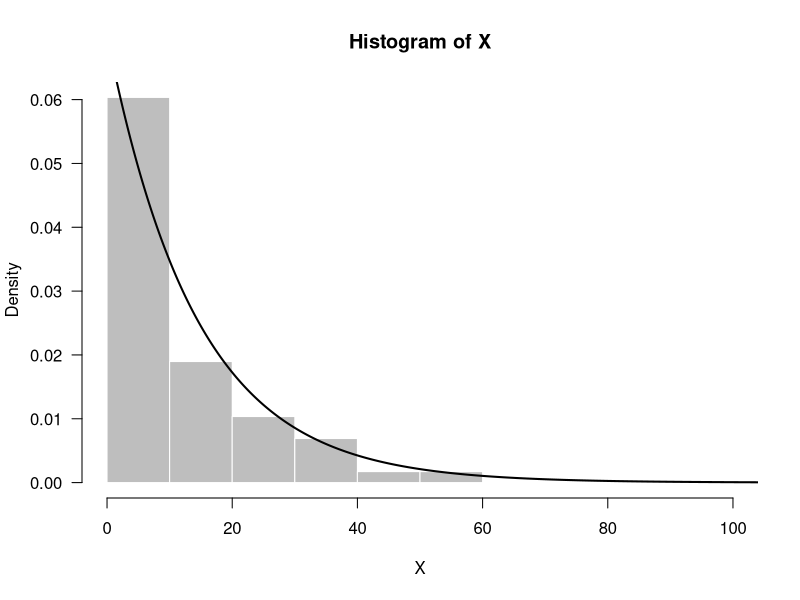

The R source for this figure:
###########################
## Script Clase Apoyo 05 ##
###########################

## Semilla de Simulación 
set.seed(2306)

## Ejemplo 1: Lanzamiento de un dado 4 veces
y <- c()
for(i in 1:200000){
aux <- table(sample(1:6, 4, replace = T))
y[i] <- (max(aux) >= 2 & sum(aux == 2)<=1)*1
}
M <- cbind(mean(y), (choose(4,1)*6*5+choose(4,2)*6*5*4+6)/6^4)
colnames(M) <- c("Empírica", "Teórica")
round(M,4)

## Ejemplo 2: Seleccionar 6 pilas entre 12
PILAS <- c(1,1,1,1,1/2,1/2,0,0,0,0,0,0)
Y <- c()
for(i in 1:1000000){
Y[i] <- sum(sample(PILAS,6))
}
M <- cbind(mean(Y>=3), (choose(4,4)*choose(8,2)+choose(4,3)*choose(8,3)+choose(4,2)*choose(2,2)*choose(6,2))/choose(12,6))
colnames(M) <- c("Empírica", "Teórica")
round(M,4)

## Ejemplo 3: 


## Ejemplo 4: 

## Distribución Exponencial
## X ~ Exp(lambda)
## f(x) = lambda * exp(-lambda * x), x > 0

## Ej: Tiempo entre dos mensajes de chat
X <- c(0.5,1, 4, 2,5,1,26,2,15,1,21,18,1,3,51,5,0.1,7,10,9,8,36, 41, 16 ,13 ,15, 16  ,6, 16 , 2, 34 , 1,  6  ,2, 31 , 4 ,20  ,5 ,15 ,11, 26, 39,  6 , 3  ,5,  2 ,23 , 1  ,8, 19 , 6 , 3  ,7 , 5  ,5, 23,  2, 25 )


hist(X, freq = F, col = "gray", border = "white", breaks = seq(0,100,10),las = 1)
lambda <- 0.07
curve(dexp(x, rate = lambda), from = 0, to = 120, add = T, lwd = 2, n = 1000)
